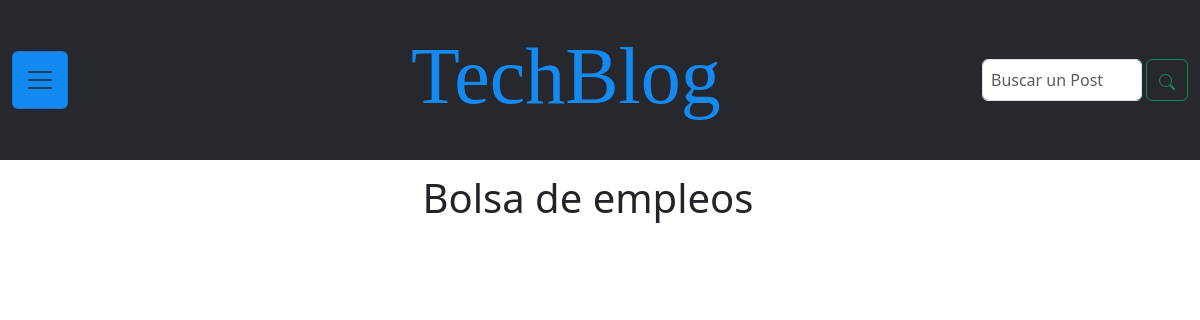
The app's page /empleos/lista_empleos/, older data.
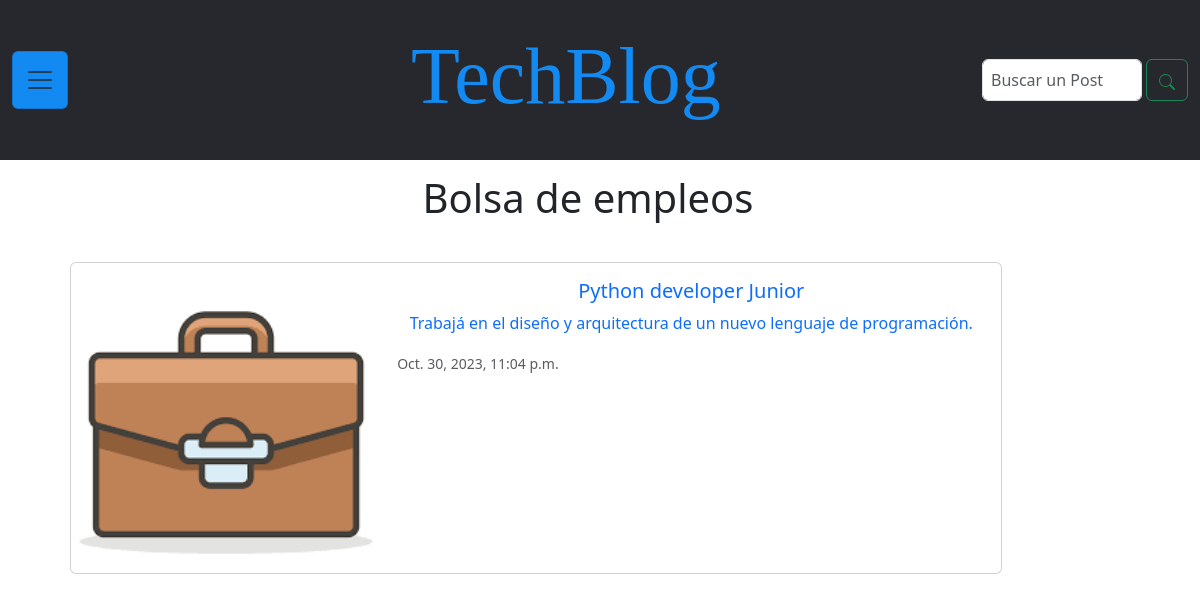
The same page, newer data.
### empleos/models.py (models this page shows, shortened)
class Empleos(models.Model):
    titulo_empleo = models.CharField(max_length=100)
    descripcion_empleo = models.TextField()
    autor_empleo = models.ForeignKey(User, on_delete=models.CASCADE)
    fecha_publicacion_empleo = models.DateTimeField(auto_now_add=True)

### empleos/views.py (the view)
# urls.py: path('lista_empleos/', views.lista_empleos, name='empleos'),
def lista_empleos(request):
    lista_empleos = Empleos.objects.all().order_by('-fecha_publicacion_empleo')
    return render(request, 'empleos/lista_empleos.html', {'lista_empleos': lista_empleos})

### empleos/templates/empleos/lista_empleos.html
{% extends "base.html" %}
{% load static %}
{% block content %}
<main class="contanier contenedor-main d-f">
    <section class="row contenedor-section p-20 col-md-12">
        <h1 class="text-center" style="padding-bottom: 3%;">Bolsa de empleos</h1>
            {% for empleo in lista_empleos %}
                <article class="conteiner-article">
                    <div class="card mb-3" style="max-width: 90%;">
                        <a href="{{ empleo.id }}">
                            <div class="row g-0">
                                <div class="col-md-4">
                                    <img src={% static "assets/img/empleos/portfolio-img.png" %} class="img-fluid rounded-start" alt="...">
                                </div>
                                <div class="col-md-8">
                                    <div class="card-body">
                                        <h5 class="card-title text-center">{{ empleo.titulo_empleo }}</h5>
                                        <p class="card-text text-center">{{ empleo.descripcion_empleo }}</p>
                                        <p class="card-text"><small class="text-body-secondary">{{ empleo.fecha_publicacion_empleo }}</small></p>
                                    </div>
                                </div>
                            </div>
                        </a>
                    </div>
                </article>
            {% endfor %}
{% endblock %}

Row changes from the older to the newer data that the page shows:
added Empleos: titulo_empleo "Python developer Junior", descripcion_empleo "Trabajá en el diseño y arquitectura de un nuevo lenguaje de programación.", fecha_publicacion_empleo "Oct. 30, 2023, 11:04 p.m."
